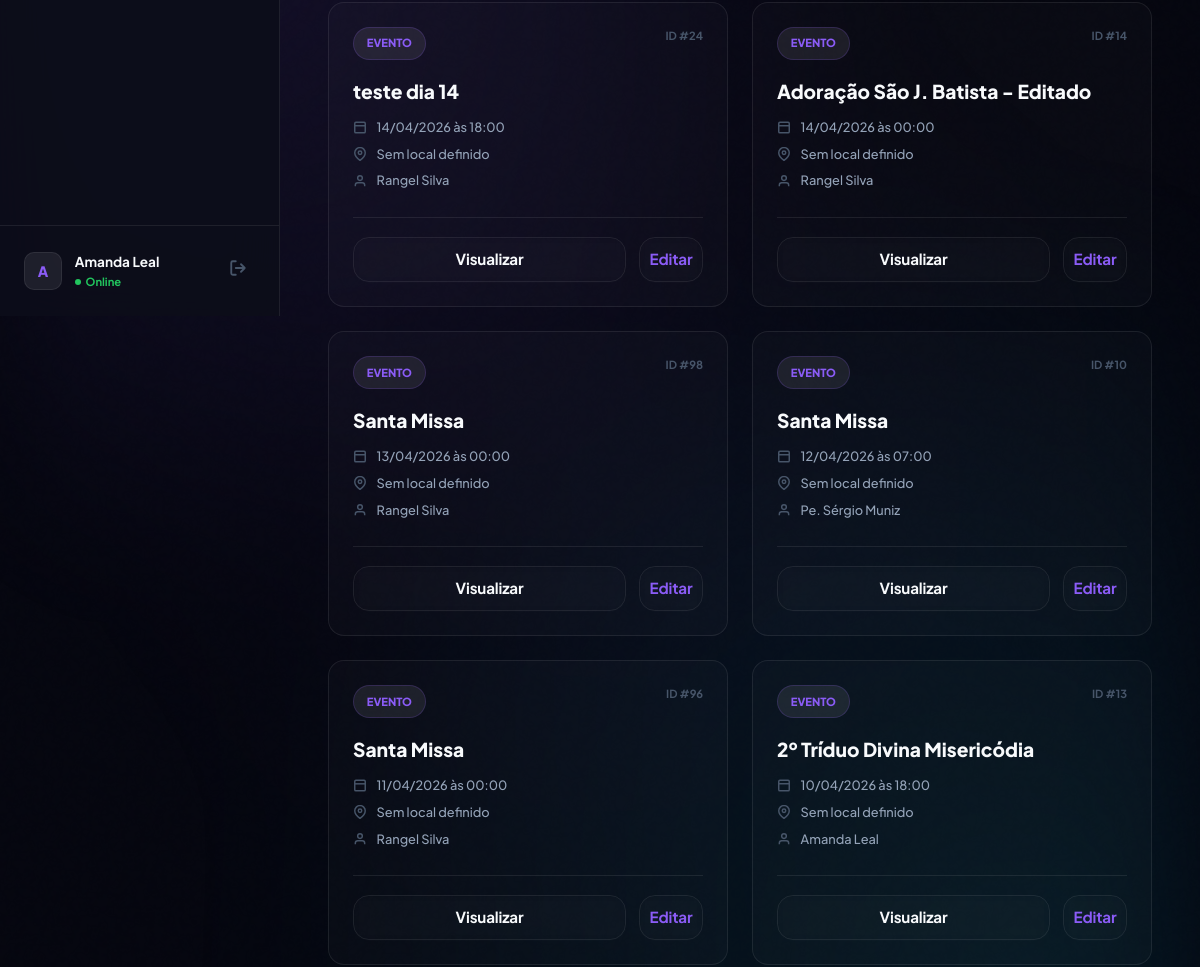
The page /atividades.php (signed in, middle part) on the database as committed earlier.
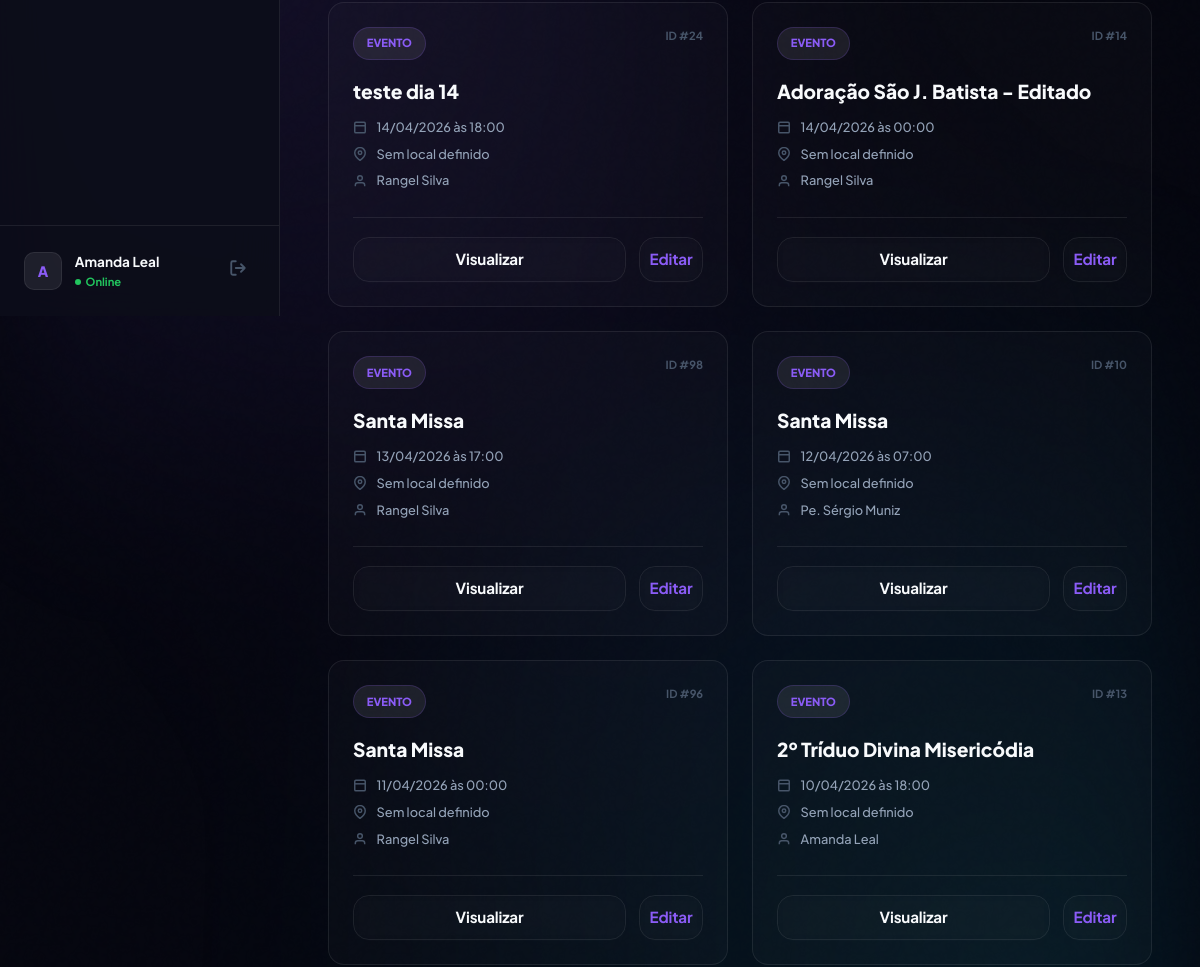
The same page on the database as committed later.
### tables this page shows
CREATE TABLE `atividades` (
  `id` int(10) unsigned NOT NULL AUTO_INCREMENT,
  `nome` varchar(255) NOT NULL,
  `descricao` text DEFAULT NULL,
  `cor` varchar(7) DEFAULT '#3b82f6',
  `data_inicio` date NOT NULL,
  `hora_inicio` time DEFAULT NULL,
  `data_fim` date DEFAULT NULL,
  `hora_fim` time DEFAULT NULL,
  `local_id` int(10) unsigned DEFAULT NULL,
  `tipo_atividade_id` int(10) unsigned DEFAULT NULL,
  `categoria_id` int(10) unsigned DEFAULT NULL,
  `criador_id` int(10) unsigned DEFAULT NULL,
  `paroquia_id` int(10) unsigned DEFAULT NULL,
  `status` varchar(50) DEFAULT 'ativo',
  `restrito` tinyint(1) DEFAULT 0,
  `serie_key` varchar(100) DEFAULT NULL,
  `serie_frequencia` varchar(50) DEFAULT NULL,
  `serie_dias_semana` varchar(100) DEFAULT NULL,
  `serie_data_fim` date DEFAULT NULL,
  `data_criacao` timestamp NULL DEFAULT current_timestamp(),
  `ultima_atualizacao` timestamp NULL DEFAULT current_timestamp() ON UPDATE current_timestamp(),
  `is_multi_color` tinyint(1) DEFAULT 0,
  `is_flashing` tinyint(1) DEFAULT 0,
  PRIMARY KEY (`id`),
  KEY `fk_atividades_paroquia` (`paroquia_id`),
  KEY `fk_atividades_local` (`local_id`),
  KEY `fk_atividades_tipo` (`tipo_atividade_id`),
  CONSTRAINT `fk_atividades_local` FOREIGN KEY (`local_id`) REFERENCES `locais_paroquia` (`id`) ON DELETE SET NULL,
  CONSTRAINT `fk_atividades_paroquia` FOREIGN KEY (`paroquia_id`) REFERENCES `paroquias` (`id`) ON DELETE SET NULL,
  CONSTRAINT `fk_atividades_tipo` FOREIGN KEY (`tipo_atividade_id`) REFERENCES `tipos_atividade` (`id`) ON DELETE SET NULL
);

CREATE TABLE `usuarios` (
  `id` int(10) unsigned NOT NULL AUTO_INCREMENT,
  `nome` varchar(255) NOT NULL,
  `email` varchar(255) NOT NULL,
  `senha` varchar(255) NOT NULL,
  `perfil_id` int(10) unsigned DEFAULT NULL,
  `paroquia_id` int(10) unsigned DEFAULT NULL,
  `sexo` varchar(20) DEFAULT NULL,
  `telefone` varchar(20) DEFAULT NULL,
  `palavra_chave` varchar(255) DEFAULT NULL,
  `ativo` tinyint(1) DEFAULT 1,
  `perm_criar_eventos` tinyint(1) DEFAULT 0,
  `perm_editar_eventos` tinyint(1) DEFAULT 0,
  `perm_excluir_eventos` tinyint(1) DEFAULT 0,
  `perm_ver_restritos` tinyint(1) DEFAULT 0,
  `perm_cadastrar_usuario` tinyint(1) DEFAULT 0,
  `perm_admin_usuarios` tinyint(1) DEFAULT 0,
  `perm_ver_logs` tinyint(1) DEFAULT 0,
  `data_criacao` timestamp NULL DEFAULT current_timestamp(),
  `ultimo_login` timestamp NULL DEFAULT NULL,
  `data_nascimento` date DEFAULT NULL,
  `foto_perfil` varchar(255) DEFAULT NULL,
  `nivel_acesso` int(10) DEFAULT 0,
  `perfil_nome` varchar(50) DEFAULT NULL,
  `perm_ver_calendario` tinyint(1) DEFAULT 1,
  `perm_admin_sistema` tinyint(1) DEFAULT 0,
  `perm_gerenciar_catalogo` tinyint(1) DEFAULT 0,
  `perm_gerenciar_grupos` tinyint(1) DEFAULT 0,
  PRIMARY KEY (`id`),
  UNIQUE KEY `email` (`email`),
  KEY `fk_usuario_perfil` (`perfil_id`),
  KEY `fk_usuario_paroquia` (`paroquia_id`),
  CONSTRAINT `fk_usuario_paroquia` FOREIGN KEY (`paroquia_id`) REFERENCES `paroquias` (`id`) ON DELETE SET NULL,
  CONSTRAINT `fk_usuario_perfil` FOREIGN KEY (`perfil_id`) REFERENCES `perfis` (`id`) ON DELETE SET NULL
);

### functions.php (called while the page is built, shortened)
<?php
require_once __DIR__ . '/config.php';
function formatTime(?string $time): string {
    return substr((string)$time, 0, 5);
}
function current_paroquia_id(): int {
    return (int)($_SESSION['paroquia_id'] ?? 0);
}
?>

### config.php (called while the page is built, shortened)
<?php
function can(string $permission): bool {
    return isset($_SESSION['perms'][$permission]) && (bool)$_SESSION['perms'][$permission] === true;
}
function has_level(int $min_level): bool {
    return isset($_SESSION['usuario_nivel']) && (int)$_SESSION['usuario_nivel'] <= $min_level;
}
function h(mixed $v): string {
    return htmlspecialchars((string)($v ?? ''), ENT_QUOTES, 'UTF-8');
}
?>

### atividades.php (the view, shortened to what this page needs)
<?php
require_once 'functions.php';
$pid = current_paroquia_id();
$sql = "
    SELECT a.*, l.nome_local, t.nome_tipo, t.icone, u.nome as criador_nome
    FROM atividades a
    LEFT JOIN locais_paroquia l ON a.local_id = l.id
    LEFT JOIN tipos_atividade t ON a.tipo_atividade_id = t.id
    LEFT JOIN usuarios u ON a.criador_id = u.id
    WHERE a.paroquia_id = ?
      AND (a.restrito = 0 OR ? = 1 OR a.criador_id = ?)
    ORDER BY a.data_inicio DESC, a.hora_inicio DESC
";
$userId = (int)($_SESSION['usuario_id'] ?? 0);
$canVerRestritos = (int)can('ver_restritos');
$stmt = $conn->prepare($sql);
$stmt->bind_param('iii', $pid, $canVerRestritos, $userId);
$stmt->execute();
$activities = $stmt->get_result();
?>
<!DOCTYPE html>
<html lang="pt-BR">
<head>
    <link rel="stylesheet" href="style.css">
</head>
<body>
    <div class="bg-mesh"></div>
    <div class="app-shell">
        <?php include 'sidebar.php'; ?>
        <main class="main-content">
            <section class="activity-grid animate-in" style="animation-delay: 0.1s;">
                <?php if ($activities->num_rows > 0): ?>
                    <?php while ($row = $activities->fetch_assoc()):
                        $di = new DateTime($row['data_inicio']);
                    ?>
                    <article class="glass-card activity-card">
                        <div class="card-header">
                            <span class="type-badge"><?= h($row['nome_tipo'] ?: 'Evento') ?></span>
                            <div style="font-size: 0.7rem; color: var(--text-ghost); font-weight: 700;">
                                ID #<?= $row['id'] ?>
                            </div>
                        </div>
                        <div class="card-body">
                            <h3><?= h($row['nome']) ?></h3>
                            <div class="meta-item">
                                <svg width="14" height="14" viewBox="0 0 24 24" fill="none" stroke="currentColor" stroke-width="2.5"><rect width="18" height="18" x="3" y="4" rx="2"/><line x1="3" x2="21" y1="10" y2="10"/></svg>
                                <?= $di->format('d/m/Y') ?> às <?= formatTime($row['hora_inicio']) ?>
                            </div>
                            <div class="meta-item">
                                <svg width="14" height="14" viewBox="0 0 24 24" fill="none" stroke="currentColor" stroke-width="2.5"><path d="M21 10c0 7-9 13-9 13s-9-6-9-13a9 9 0 0 1 18 0z"/><circle cx="12" cy="10" r="3"/></svg>
                                <?= h($row['nome_local'] ?: 'Sem local definido') ?>
                            </div>
                            <div class="meta-item">
                                <svg width="14" height="14" viewBox="0 0 24 24" fill="none" stroke="currentColor" stroke-width="2.5"><path d="M20 21v-2a4 4 0 0 0-4-4H8a4 4 0 0 0-4 4v2"/><circle cx="12" cy="7" r="4"/></svg>
                                <?= h($row['criador_nome'] ?: 'Sistema') ?>
                            </div>
                        </div>
                        <div class="card-footer">
                            <a href="ver_atividade.php?id=<?= $row['id'] ?>" class="btn btn-ghost" style="padding: 0.6rem; flex: 1;">Visualizar</a>
                            <?php if (can('editar_eventos')): ?>
                            <a href="editar_atividade.php?id=<?= $row['id'] ?>" class="btn btn-ghost" style="padding: 0.6rem; color: var(--primary);">Editar</a>
                            <?php endif; ?>
                        </div>
                    </article>
                    <?php endwhile; ?>
                <?php endif; ?>
            </section>
        </main>
    </div>
</body>
</html>

Rows that differ between the two databases and show on the page:
changed atividades id 98: hora_inicio "00:00" → "17:00"
